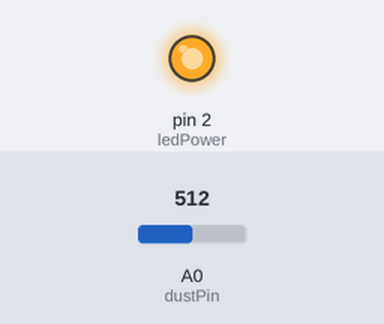
A sketch run on a simulated Arduino Pro Mini, built with avr-gcc and run on an emulated ATmega328P. Shown: output pins drawn as LEDs (lit = HIGH). The inputs (shaded band) are chosen by the test bench; at power-on: A0 (dustPin) = 512. What the sketch prints to the serial monitor is not drawn.

Above: at 0.1 s.
Timing chart, 0 to 1.6 s (numbered marks = the images above):
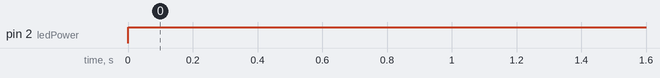

Measured:
- by itself, pin 2 (ledPower): LOW → HIGH at 0.00 s

The sketch:

pm2_5.ino
```cpp
/*粉尘头的代码
                    Pro mini~~~GP2Y1010AU0F：
                    5V-150欧-（V-LED）
                    5V-150欧—Vcc
                    5V-150欧-220uF-GND
                    GND-（LED-GND）
                    GND-（S-GND）
                    Pin2-LED
                    A0-Vo
 */
 int dustPin=0;//数字口p2控制模拟口A0读取粉尘电压
 int dustVal=0;
 int ledPower=2;
 int delayTime=280;
 int delayTime2=40;
 float offTime=9680;

 //定义一个只有2个元素的数组
 int mySensVals [2];
 //定义2个布尔变量，通过i的变化让粉尘电压值先进先出循环填入上数组，实现相邻采样平均
 boolean i=0,j=0;

 //引入millis()来控制循环
 unsigned long time1=millis();


 //pm2.5的数值、AQI指数、灰尘数，相邻采样平均电压
 float dustValPM25,AQI,dustnumber,averagedustVal;

 void setup(){
   Serial.begin(115200);

   pinMode(ledPower,OUTPUT);//开启粉尘的控制端口

 }

 void loop(){

   //最初的3秒内获得mySensVals [0]，第3秒的时候就可以计算averagedustVal
   if(!j){
     /*粉尘头控制代码*/
     digitalWrite(ledPower,LOW); //开灯
     delayMicroseconds(delayTime);
     dustVal=analogRead(dustPin); //读电压
     delayMicroseconds(delayTime2);
     digitalWrite(ledPower,HIGH); //关灯
     delayMicroseconds(offTime);

     mySensVals [i]=dustVal;//把检测到的第一次电压塞给mySensVals [0]
     i=!i;//i值反转
     j=1;//不再执行这个程序

   }


   /*粉尘头取得的粉尘对应电压dustVal,每3秒循环一次*/

   if (millis() - time1 > 3000){
     time1=millis();

     /*粉尘头控制代码*/
     digitalWrite(ledPower,LOW); //开灯
     delayMicroseconds(delayTime);
     dustVal=analogRead(dustPin); //读电压
     delayMicroseconds(delayTime2);
     digitalWrite(ledPower,HIGH); //关灯

     /*邻采样平均averagedustVal的计算*/
     mySensVals [i]=dustVal;//把检测到的第一次电压塞给mySensVals [1]
     i=!i;//i值反转
     averagedustVal=(mySensVals [0]+mySensVals [1])*0.5;//计算平均电压


     /*计算0.01 cubic feet的颗粒数：（v-0.0356）X120000
      对于电压低于8个单位的用线性，搞定值以下颗粒数为负数的情况*/

     if(averagedustVal>8)
       dustnumber=(averagedustVal*5/1024-0.0356)*120000;
     else
       dustnumber=averagedustVal*52;


     /*计算pm2.5的数值 电压阀值以上用：(v*0.172-0.0999)*1000，阀值以下用线性，参考国外帖子，认为输出最低17，对应粉尘5000*/

     //0.9V【184.5】线性pm：电压单位*0.298373984进行计算，依据为手册上无灰尘也有0.9V的电压
     //0.78V【161】线性pm：电压单位*0.21931677行计算，颗粒数降低数/粉尘降低数值最大值
     //0.69V【142】线性pm：电压单位*0.136338028行计算，颗粒数/粉尘值增速加快速上升
     //((averagedustVal*5/1024)*0.172-0.0999)*1000公式实质是0.83984375*averagedustVal-99.9

     if(averagedustVal>184.5)
       dustValPM25=0.83984375*averagedustVal-99.9;
     else
       dustValPM25=averagedustVal*0.298373984;


     /*AQI的计算，美国标准*/

     if(dustValPM25<15.4)
       AQI=(50-0)/(15.4-0)*(dustValPM25-0)+0;
     else if(dustValPM25<40.4)
       AQI=(100-51)/(40.4-15.5)*(dustValPM25-15.5)+51;
     else if(dustValPM25<65.4)
       AQI=(150-101)/(65.4-40.5)*(dustValPM25-40.5)+101;
     else if(dustValPM25<150.4)
       AQI=(200-151)/(150.4-65.5)*(dustValPM25-65.5)+151;
     else if(dustValPM25<250.4)
       AQI=(300-201)/(250.4-150.5)*(dustValPM25-150.5)+201;
     else if(dustValPM25<350.4)
       AQI=(400-301)/(350.4-250.5)*(dustValPM25-250.5)+301;
     else
       AQI=(500-401)/(500.4-350.5)*(dustValPM25-350.5)+401;

   }

   //做一个保险,对应millis()溢出归零后,millis()<time1,则3秒检测一次循环终止的情况
   if (millis() < time1){
     time1=millis();
     i=0;//重置i的值
     j=0;//重置j的值
   }

   Serial.print("{\"syn\":1000,\"id\":3,\"packetType\":1004,\"PM2.5\":\"");
  Serial.print(dustValPM25);

  Serial.print("\"}\n");
   delay(3000);

 }
```
